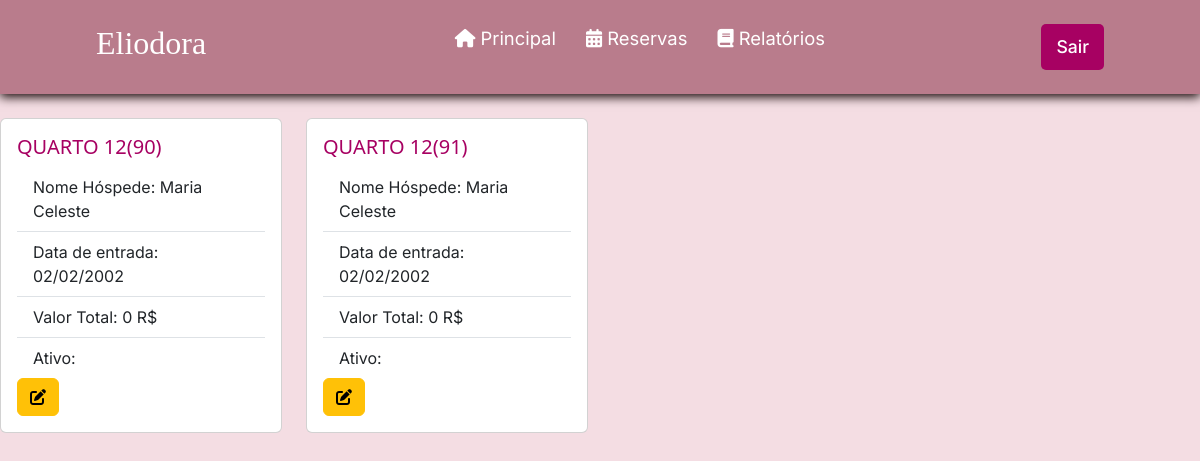
The page /controlarReserva.php on the database as committed earlier.
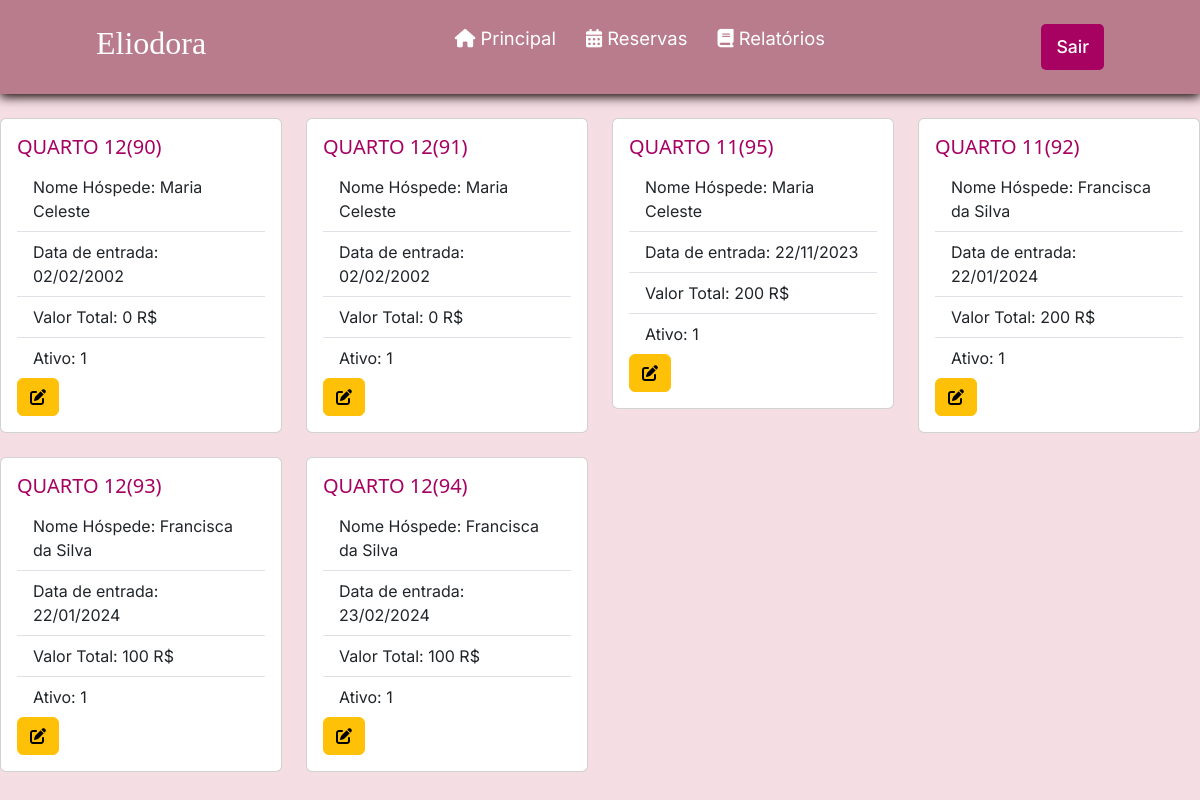
The same page on the database as committed later.
### tables this page shows
CREATE TABLE `reserva` (
  `id` int(11) NOT NULL,
  `status` int(11) NOT NULL DEFAULT 1,
  `dataEntrada` date NOT NULL,
  `dataSaida` date NOT NULL,
  `valorTotalReserva` double NOT NULL,
  `quantHospede` int(1) NOT NULL,
  `observacao` varchar(200) NOT NULL,
  `id_hospede` int(11) DEFAULT NULL,
  `id_quarto` int(11) DEFAULT NULL,
  `id_funcionario` int(11) DEFAULT NULL,
  `datacadastro` datetime NOT NULL DEFAULT current_timestamp()
);

CREATE TABLE `quarto` (
  `id` int(11) NOT NULL,
  `status` varchar(3) NOT NULL,
  `numero` int(11) NOT NULL,
  `tipo` varchar(8) NOT NULL,
  `capacidade` int(45) NOT NULL,
  `valorDiaria` double(11,2) NOT NULL
);

CREATE TABLE `hospede` (
  `id` int(11) NOT NULL,
  `nome` varchar(100) NOT NULL,
  `cpf` varchar(15) NOT NULL,
  `dataNascimento` date NOT NULL,
  `genero` varchar(1) NOT NULL,
  `estado` varchar(100) NOT NULL,
  `cidade` varchar(100) NOT NULL,
  `bairro` varchar(100) NOT NULL,
  `endereco` varchar(100) NOT NULL,
  `numeroEndereco` int(11) NOT NULL,
  `cep` varchar(15) NOT NULL,
  `email` varchar(45) NOT NULL,
  `telefone` varchar(20) NOT NULL,
  `contatoEmergencia` varchar(20) NOT NULL
);

### controlarReserva.php (the view, shortened to what this page needs)
<?php
require_once("conexao.php");
$sql = "SELECT reserva.*, hospede.nome as hospede_nome, quarto.numero as quarto_numero
FROM reserva
LEFT JOIN hospede ON hospede.id = reserva.id_hospede
LEFT JOIN quarto ON quarto.id = reserva.id_quarto
ORDER BY reserva.dataEntrada ASC";
$resultado = mysqli_query($conexao, $sql);
?>
<!DOCTYPE html>
<head>
    <link href="style.css" rel="stylesheet">
</head>
<?php require_once("cabecalho.php"); ?>
<body>
    <br>
    <div>
        <div class="row row-cols 1 row-cols-md-4 g-4">
            <?php while ($linha = mysqli_fetch_array($resultado)) { ?>
                <div class="col">
                    <div class="card">
                        <div class="card-body">
                            <h5 class="card-title" style="color: #a70162; font-family: 'Segoe UI'">QUARTO
                                <?= $linha['quarto_numero'] . "({$linha['id']})"  ?>
                            </h5>
                            <ul class="list-group list-group-flush">
                                <li class="list-group-item">Nome Hóspede:
                                    <?= $linha['hospede_nome'] ?>
                                </li>
                                <li class="list-group-item">Data de entrada:
                                    <?= date('d/m/Y', strtotime($linha['dataEntrada'])) ?>
                                </li>
                                <li class="list-group-item">Valor Total:
                                    <?= $linha['valorTotalReserva']?> R$
                                </li>
                                <li class="list-group-item">Ativo:
                                    <?= $linha['status'] ?>
                                </li>
                            </ul>
                            <a href="alterarReserva.php?id=<?= $linha['id'] ?>" class="btn btn-warning">
                                <i class="fa-solid fa-pen-to-square"></i>
                            </a>
                        </div>
                    </div>
                </div>
            <?php } ?>
        </div>
    </div>
</body>
</html>

### cabecalho.php (shortened to what this page needs)
<!DOCTYPE html>
<html lang="pt-br">
<head>
<link href="https://cdn.jsdelivr.net/npm/bootstrap@5.3.0-alpha3/dist/css/bootstrap.min.css"
rel="stylesheet">
</head>
<body>

### style.css (style rules this page uses)
* { padding: 0; margin: 0; font-family: 'Inter', sans-serif; }
body { background-color: #f4dde3; }
header { background-color: #b97c8c; box-shadow: 0px 3px 10px #120303; }
.nav-bar { display: flex; justify-content: space-between; padding: 1.5rem 6rem; }
.logo { display: flex; align-items: center; }
.logo h2 { color: #fff; }
.nav-list { display: flex; align-items: center; }
.nav-list ul { display: flex; justify-content: center; list-style: none; }
.nav-item { margin: 0 15px; }
.nav-link { text-decoration: none; font-size: 1.15rem; color: #ffffff; font-weight: 400; }
.login-button button { border: none; padding: 10px 15px; border-radius: 5px; background-color: #a70162; }
.login-button button a { text-decoration: none; color: #fff; font-weight: 500; font-size: 1.1rem; }

### css/style.css (style rules this page uses)
* { padding: 0; margin: 0; font-family: 'Inter', sans-serif; }
body { background-color: #f4dde3; }
header { background-color: #b97c8c; box-shadow: 0px 3px 10px #120303; }
.nav-bar { display: flex; justify-content: space-between; padding: 1.5rem 6rem; }
.logo { display: flex; align-items: center; }
.logo h2 { color: #fff; }
.nav-list { display: flex; align-items: center; }
.nav-list ul { display: flex; justify-content: center; list-style: none; }
.nav-item { margin: 0 15px; }
.nav-link { text-decoration: none; font-size: 1.15rem; color: #ffffff; font-weight: 400; }
.login-button button { border: none; padding: 10px 15px; border-radius: 5px; background-color: #a70162; }
.login-button button a { text-decoration: none; color: #fff; font-weight: 500; font-size: 1.1rem; }

Rows that differ between the two databases and show on the page:
changed reserva id 90: status (not shown) → "1"
changed reserva id 91: status (not shown) → "1"
added reserva: id_quarto.numero "11", id "95", id_hospede.nome "Maria Celeste", dataEntrada "22/11/2023", valorTotalReserva "200", status "1"
added reserva: id_quarto.numero "11", id "92", id_hospede.nome "Francisca da Silva", dataEntrada "22/01/2024", valorTotalReserva "200", status "1"
added reserva: id_quarto.numero "12", id "93", id_hospede.nome "Francisca da Silva", dataEntrada "22/01/2024", valorTotalReserva "100", status "1"
added reserva: id_quarto.numero "12", id "94", id_hospede.nome "Francisca da Silva", dataEntrada "23/02/2024", valorTotalReserva "100", status "1"
